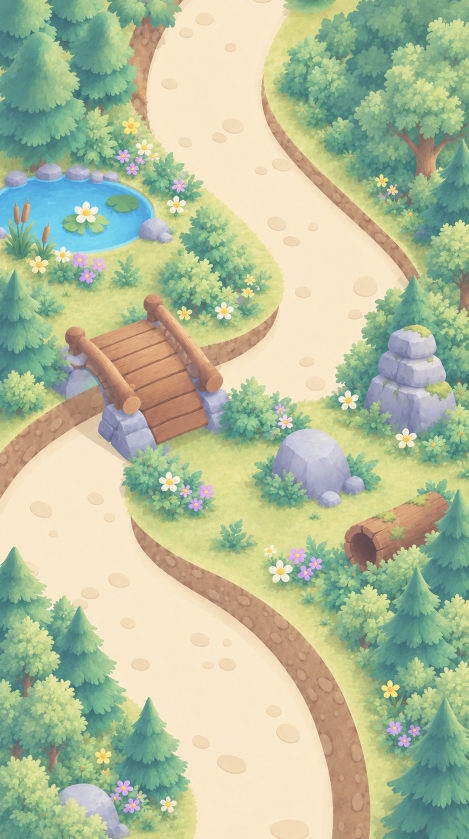
#> input picture tools/scene-trace/A.png, 937 x 1678 px (shown at 1/2 size)
$ python classmap.py ../A.png out.png
#> lines starting #> are read from the running program, lines starting #| are printed output that depends on the picture; after the words box and inside, x2 and y2 are one past the last pixel; in counts of white or black regions, pixels touching at a corner belong together
### tools/scene-trace/i2s/metrics.py
import numpy as np
from PIL import Image
from skimage.metrics import structural_similarity


def load(path, size=None):
#> called with path = '../A.png'
    im = Image.open(path).convert('RGB')
#> im is the input picture: PIL image 937x1678 RGB; mean R, G, B 178.2, 190.1, 156.3
    if size and im.size != size:
        im = im.resize(size, Image.LANCZOS)
    return np.asarray(im).astype(np.float64)


def luma(a):
    return a[..., 0] * 0.299 + a[..., 1] * 0.587 + a[..., 2] * 0.114


# [13 lines left out: functions ssim_map, scores, not called in this run]


def fmt(d):
    return (f"SSIM(luma) {d['ssim']:.4f}  SSIM(RGB) {d['ssim_rgb']:.4f}  "
            f"MAE R/G/B {d['mae'][0]:.2f}/{d['mae'][1]:.2f}/{d['mae'][2]:.2f}")

### tools/image2swiftui/colors.py
import numpy as np
import cv2


def to_lab(rgb):
    u8 = np.clip(rgb, 0, 255).astype(np.uint8)
    lab = cv2.cvtColor(u8, cv2.COLOR_RGB2LAB).astype(float)
    lab[..., 0] *= 100 / 255
    lab[..., 1:] -= 128
    return lab


def to_hsv(rgb):
    u8 = np.clip(rgb, 0, 255).astype(np.uint8)
    hsv = cv2.cvtColor(u8, cv2.COLOR_RGB2HSV_FULL).astype(float)
    return hsv[..., 0] * 360 / 256, hsv[..., 1] / 255, hsv[..., 2] / 255

### tools/scene-trace/i2s/masks.py
"""Colour-class masks for the A/B scenes: the cream path and the brown earth banks along it."""
import os
import numpy as np
from scipy import ndimage as ndi
from colors import to_lab

# Input pixels per design unit (2 for the 2x upscaled sources); pixel sizes and morphology radii scale with it.
PX = float(os.environ.get("INPUT_SCALE", 1))


def path_mask(ref):
    lab = to_lab(ref)
    L, A, B = lab[..., 0], lab[..., 1], lab[..., 2]
    cream = (L > 80) & (A > -6) & (A < 12) & (B > 6) & (B < 32)
    cream = ndi.binary_opening(cream, iterations=round(2 * PX))
    lbl, n = ndi.label(cream)
    sizes = ndi.sum(cream, lbl, range(1, n + 1))
    path = np.isin(lbl, 1 + np.nonzero(sizes > 20000 * PX * PX)[0])
    return ndi.binary_fill_holes(path)


def border_mask(ref):
    """Brown earth banks: large brown components that touch the path."""
    lab = to_lab(ref)
    L, A, B = lab[..., 0], lab[..., 1], lab[..., 2]
    brown = (L > 28) & (L < 72) & (A > 5) & (A < 30) & (B > 8) & (B < 42)
    brown = ndi.binary_opening(brown, iterations=round(PX))
    lbl, n = ndi.label(brown)
    sizes = ndi.sum(brown, lbl, range(1, n + 1))
    near = ndi.binary_dilation(path_mask(ref), iterations=round(6 * PX))
    touch = ndi.sum(near, lbl, range(1, n + 1))
    border = np.isin(lbl, 1 + np.nonzero((sizes > 3000 * PX * PX) & (touch > 50 * PX * PX))[0])
    border = ndi.binary_closing(border, iterations=round(3 * PX))
    return ndi.binary_fill_holes(border) & ~path_mask(ref)

### tools/scene-trace/i2s/hf_groups.py
"""Named layers for the A/B home-screen scenes, assigned automatically from colour classes (no hand-placed regions).
Listed back to front (this is the z-order). Adapted from the forest version (semantic.py ROI table x colour class)."""
import numpy as np
from scipy import ndimage as ndi
from colors import to_lab, to_hsv
from masks import path_mask, border_mask, PX

GROUPS = ['meadow', 'pathEdges', 'path', 'water', 'rocks', 'wood', 'foliage', 'conifers', 'accents', 'flowers']


def flower_mask(ref):
    """Daisies (white petals with a yellow centre), purple and yellow flowers: small compact colour blobs."""
    h, s, v = to_hsv(ref)
    lab = to_lab(ref)
    purple = (h > 260) & (h < 325) & (s > 0.25) & (v > 0.45)
    yellow = (h > 40) & (h < 62) & (s > 0.45) & (v > 0.8)
    white = (lab[..., 0] > 88) & (np.hypot(lab[..., 1], lab[..., 2]) < 12)
    m = ndi.binary_closing(purple | yellow | white, iterations=1)
    lbl, n = ndi.label(m)
    keep = np.zeros(n + 1, bool)
    for i, sl in enumerate(ndi.find_objects(lbl), 1):
        comp = lbl[sl] == i
        a = comp.sum()
        if a < 40 * PX * PX or a > 4000 * PX * PX:
            continue
        fy = (yellow[sl] & comp).sum() / a
        fp = (purple[sl] & comp).sum() / a
        fw = (white[sl] & comp).sum() / a
        if fp > 0.5 or (fy > 0.08 and fw > 0.3) or fy > 0.6:
            keep[i] = True
    return ndi.binary_dilation(keep[lbl], iterations=round(PX))


def classify(L, a, b):
    hue = np.degrees(np.arctan2(b, a)) % 360
    chroma = np.hypot(a, b)
    if a > 22 and L < 75:
        return 'accents'                      # red mushroom caps, lantern glow
    if b < -9 and a < -2 and L > 55 and np.hypot(a, b) > 14:
        return 'water'
    if chroma < 14 and b < 4 and 40 < L < 90:
        return 'rocks'                        # lavender-grey stone
    if a > 4 and b > 8 and L < 72:
        return 'wood'
    if a < -3 or (90 < hue < 200 and chroma > 10):
        if L < 52 and hue > 140:
            return 'conifers'
        if L < 72:
            return 'foliage'
        return 'meadow'
    return 'meadow'


def assign(ref, fine, border):
    """Layer index (into GROUPS) of every fine region."""
    lab = to_lab(ref)
    n = fine.max() + 1
    f = fine.ravel()
    cnt = np.maximum(np.bincount(f, minlength=n), 1).astype(float)
    mean = np.stack([np.bincount(f, weights=lab[..., k].ravel(), minlength=n) for k in range(3)], 1) / cnt[:, None]
    frac = lambda m: np.bincount(f, weights=m.ravel().astype(float), minlength=n) / cnt
    pf, bf, ff = frac(path_mask(ref)), frac(border), frac(flower_mask(ref))
    G = {g: i for i, g in enumerate(GROUPS)}
    out = np.zeros(n, int)
    for i in range(n):
        if ff[i] > 0.5:
            g = 'flowers'
        elif pf[i] > 0.5:
            g = 'path'
        elif bf[i] > 0.5:
            g = 'pathEdges'
        else:
            g = classify(*mean[i])
        out[i] = G[g]
    return out

### tools/scene-trace/i2s/classmap.py
"""Preview of the layer assignment: python classmap.py IMAGE OUT.png"""
import sys, numpy as np
from PIL import Image
from skimage.segmentation import felzenszwalb
from hf_groups import GROUPS, assign
from masks import border_mask
from metrics import load
ref = load(sys.argv[1])
fine = felzenszwalb(ref.astype(np.uint8), scale=5, sigma=0.3, min_size=3)
g = assign(ref, fine, border_mask(ref))[fine]
#> in border_mask, `brown = (L > 28) & (L < 72) & (A > 5) & (A < 30) & (B > 8) & (B < 42)`:
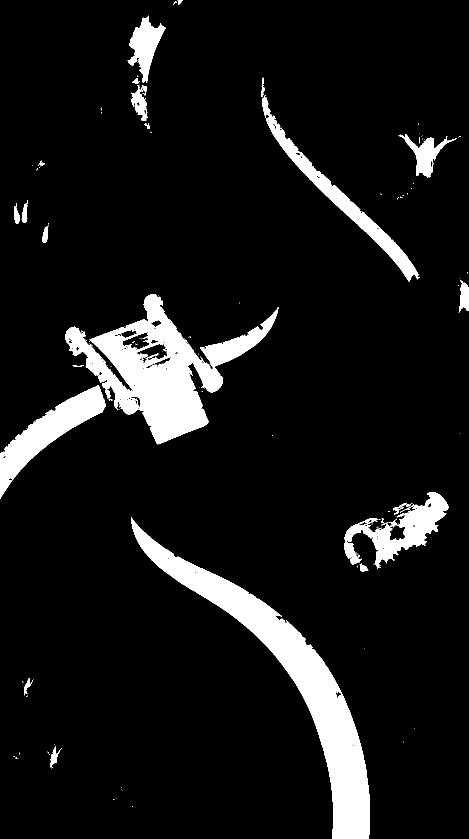
#> brown: shape (1678, 937) bool (shown at 1/2 size); 8.9% white; 148 white regions (123 under 20 px), largest, box (x1, y1, x2, y2) and area: (262, 1034, 740, 1678) 49215, (131, 588, 557, 889) 43614, (0, 771, 212, 998) 13686
#> in border_mask, `lbl, n = ndi.label(brown)`:
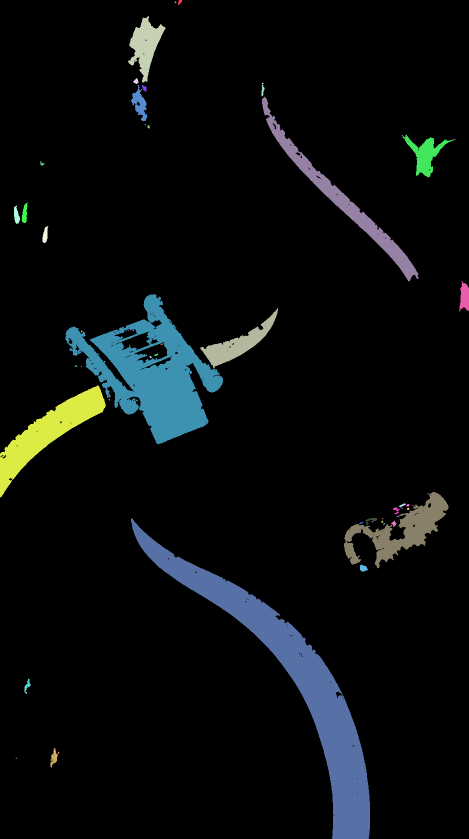
#> lbl: shape (1678, 937) int32 (shown at 1/2 size); 59 distinct labels, from 0 to 58; one colour per label, 0 black
#> in border_mask, `lbl, n = ndi.label(brown)`: n = 58
#> in border_mask, `sizes = ndi.sum(brown, lbl, range(1, n + 1))`: sizes = 58 values, max 49164 at index 44, min 5 at index 7, mean 2392.5
#> in path_mask, `lbl, n = ndi.label(cream)`:
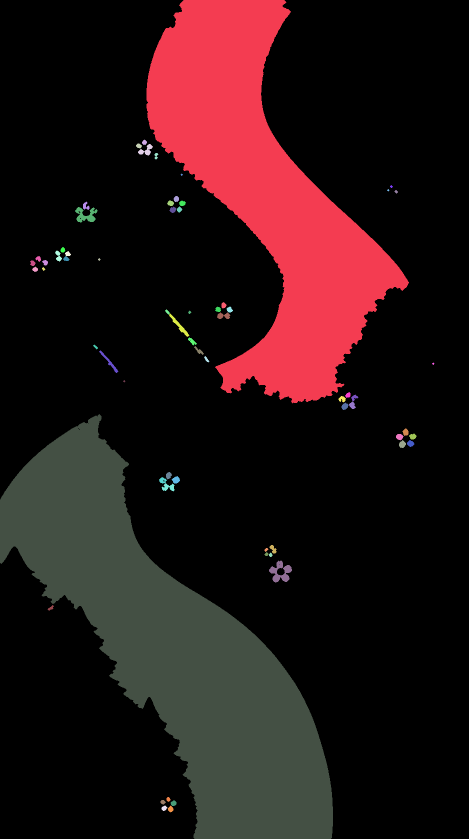
#> lbl: shape (1678, 937) int32 (shown at 1/2 size); 67 distinct labels, from 0 to 66; one colour per label, 0 black
#> in path_mask, `lbl, n = ndi.label(cream)`: n = 66
#> in path_mask, `sizes = ndi.sum(cream, lbl, range(1, n + 1))`: sizes = 66 values, max 224705 at index 45, min 13 at index 5, mean 6186.2
#> in border_mask, `near = ndi.binary_dilation(path_mask(ref), iterations=round(6 * PX))`:
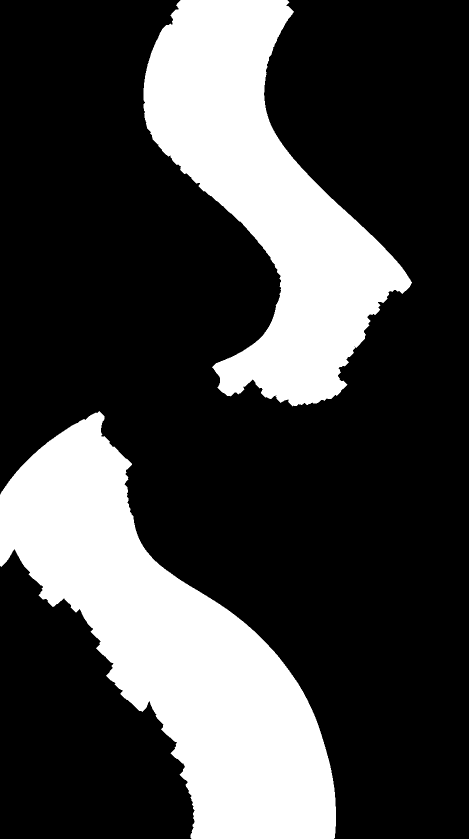
#> near: shape (1678, 937) bool (shown at 1/2 size); 27% white; 2 white regions, box (x1, y1, x2, y2) and area: (0, 822, 672, 1678) 236585, (287, 0, 824, 813) 188425
#> in border_mask, `touch = ndi.sum(near, lbl, range(1, n + 1))`: touch = 58 values, max 3935 at index 44, min 0 at index 1, mean 158.3
#> in assign, `n = fine.max() + 1`: n = 119311
#> in flower_mask, `lbl, n = ndi.label(m)`: n = 247
#> the loop in flower_mask, `for i, sl in enumerate(ndi.find_objects(lbl), 1):` made 247 passes
#> (a, fy, fp, fw) on passes 2, 5, 9: (429, 0.963, 0, 0), (233, 0.395, 0, 0.485), (75, 0.28, 0.507, 0)
#> in flower_mask, `return ndi.binary_dilation(keep[lbl], iterations=round(PX))`:
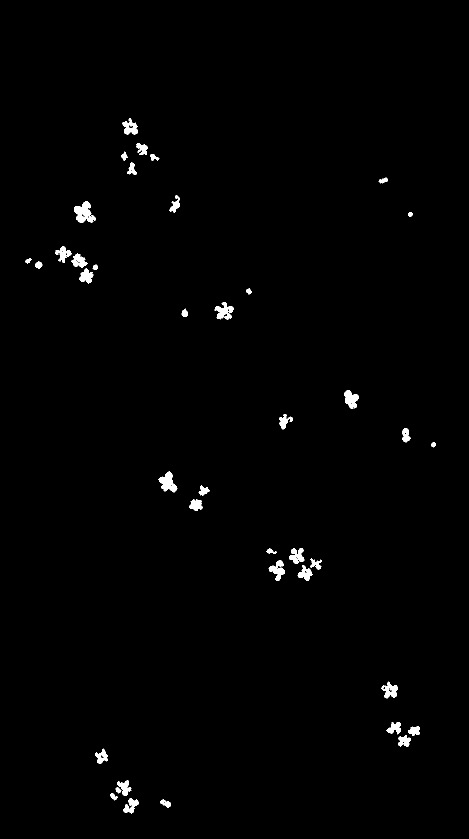
#> returned value: shape (1678, 937) bool (shown at 1/2 size); 0.9% white; 40 white regions, largest, box (x1, y1, x2, y2) and area: (148, 402, 192, 445) 1057, (317, 943, 355, 985) 831, (429, 604, 468, 639) 715
#> the loop in assign, `for i in range(n):` made 119311 passes
#> (hue in classify, chroma in classify, g) on passes 1 to 8: (181.6, 20.38, 'foliage'), (179.8, 21.64, 'foliage'), (182.1, 21.42, 'foliage'), (180, 22, 'foliage'), (180.5, 21.9, 'foliage'), (176.9, 22.43, 'foliage'), (171.3, 22.83, 'foliage'), (168, 23.1, 'foliage')
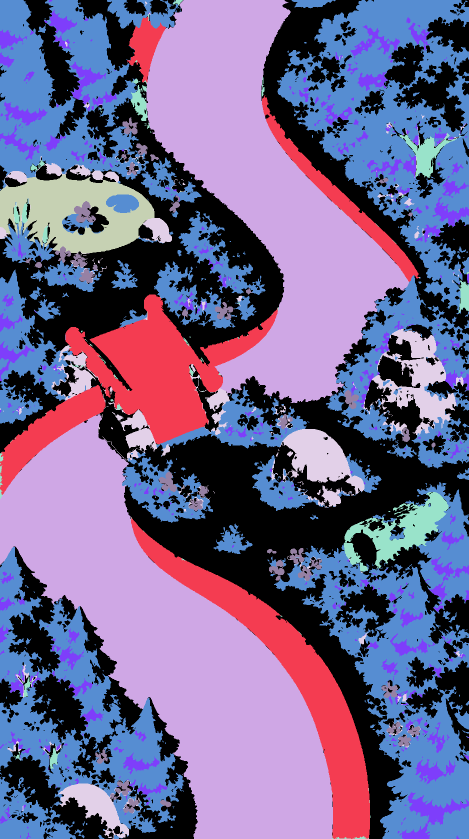
#> g: shape (1678, 937) int64 (shown at 1/2 size); 10 distinct labels, from 0 to 9; one colour per label, 0 black
pal = np.array([(225, 235, 170), (150, 90, 50), (255, 240, 210), (60, 150, 255), (150, 140, 200), (110, 60, 20),
                (60, 200, 60), (0, 90, 70), (255, 0, 0), (255, 0, 255)], float)
vis = (pal[g] * 0.7 + ref * 0.3).astype(np.uint8)
Image.fromarray(vis).resize((ref.shape[1] // 2, ref.shape[0] // 2)).save(sys.argv[2])
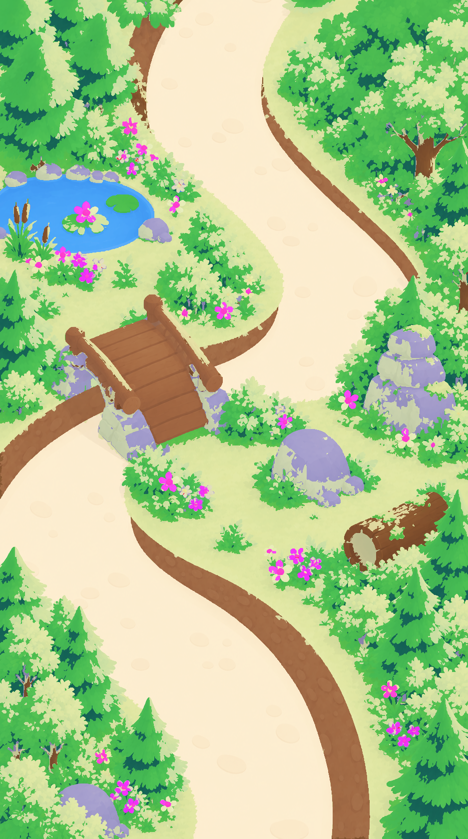
#> saved as out.png: PIL image 468x839 RGB; mean R, G, B 171.3, 197.7, 144
print({n: round(float((g == i).mean()), 3) for i, n in enumerate(GROUPS)})
#| {'meadow': 0.296, 'pathEdges': 0.08, 'path': 0.255, 'water': 0.018, 'rocks': 0.032, 'wood': 0.013, 'foliage': 0.264, 'conifers': 0.033, 'accents': 0.0, 'flowers': 0.009}

$ run again, on tools/scene-trace/B_seam.png
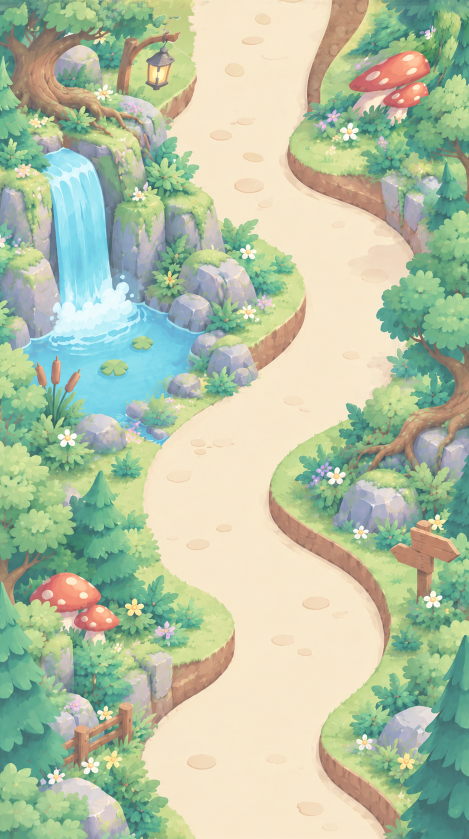
#> input picture tools/scene-trace/B_seam.png, 937 x 1678 px (shown at 1/2 size)
#> in load, im is the input picture: PIL image 937x1678 RGB; mean R, G, B 179.9, 194.7, 165.3
#> in border_mask, `lbl, n = ndi.label(brown)`: n = 94
#> in border_mask, `sizes = ndi.sum(brown, lbl, range(1, n + 1))`: sizes = 94 values, max 11181 at index 73, min 5 at index 7, mean 1014.7
#> in path_mask, `lbl, n = ndi.label(cream)`: n = 167
#> in path_mask, `sizes = ndi.sum(cream, lbl, range(1, n + 1))`: sizes = 167 values, max 460380 at index 0, min 13 at index 2, mean 2824
#> path: shape (1678, 937) bool; 29.3% white; 1 white region, box (x1, y1, x2, y2) and area: (282, 0, 827, 1678) 460380
#> in border_mask, `near = ndi.binary_dilation(path_mask(ref), iterations=round(6 * PX))`:
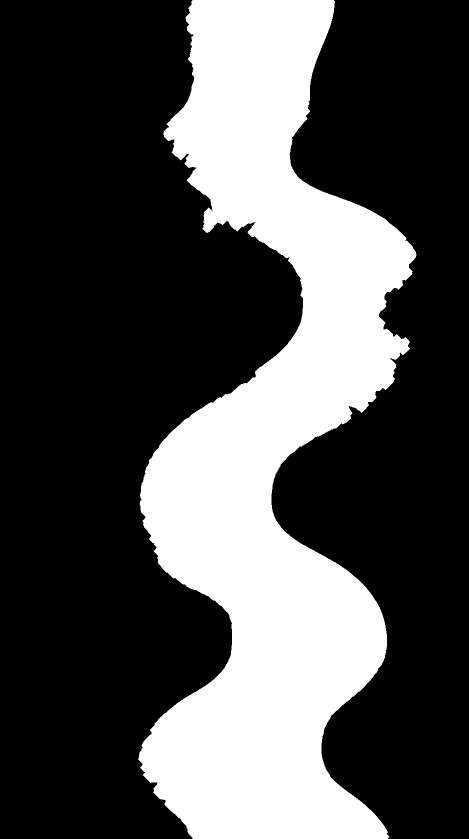
#> near: shape (1678, 937) bool (shown at 1/2 size); 30.9% white; 1 white region, box (x1, y1, x2, y2) and area: (276, 0, 833, 1678) 486570
#> touch = 94 values, max 2059 at index 73, min 0 at index 1, mean 86.5
#> in assign, `n = fine.max() + 1`: n = 122663
#> purple: shape (1678, 937) bool; 0.01% white; 12 white regions (10 under 20 px), largest, box (x1, y1, x2, y2) and area: (643, 931, 648, 938) 29, (643, 944, 648, 951) 24
#> yellow: shape (1678, 937) bool; 0.02% white in thin lines or dots, all inside (x1, y1, x2, y2) = (71, 134, 897, 1553)
#> white: shape (1678, 937) bool; 1.4% white; 427 white regions (326 under 20 px), largest, box (x1, y1, x2, y2) and area: (105, 564, 264, 666) 8036, (102, 324, 190, 387) 1357, (181, 1591, 232, 1636) 833
#> m: shape (1678, 937) bool; 1.4% white; 414 white regions (314 under 20 px), largest, box (x1, y1, x2, y2) and area: (105, 564, 264, 666) 8170, (102, 324, 190, 387) 1393, (181, 1591, 232, 1636) 857
#> in flower_mask, `lbl, n = ndi.label(m)`: n = 574
#> the loop in flower_mask, `for i, sl in enumerate(ndi.find_objects(lbl), 1):` made 574 passes
#> (comp, a) on passes 1 to 3: ([[True, True]], 2), ([True, True, True], 3), ([True], 1)
#> the loop in assign, `for i in range(n):` made 122663 passes
#> (hue in classify, chroma in classify, g) on passes 1 to 8: (159.7, 21.59, 'foliage'), (154.9, 23.56, 'foliage'), (160.2, 22.77, 'foliage'), (164.8, 21.68, 'foliage'), (168.8, 24.18, 'foliage'), (169.7, 22.77, 'foliage'), (169.3, 23.1, 'foliage'), (172.3, 22.4, 'foliage')
#> `Image.fromarray(vis).resize((ref.shape[1] // 2, ref.shape[0] // 2)).sa..`:
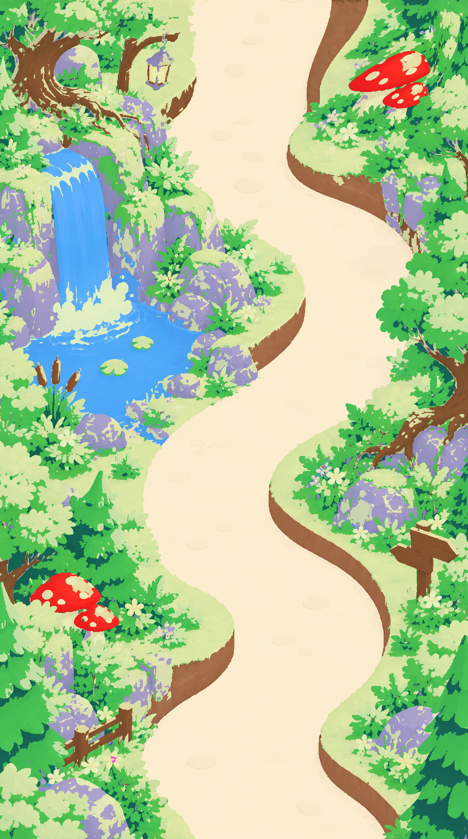
#> saved as out.png: PIL image 468x839 RGB; mean R, G, B 175.4, 198.3, 155.5
#| {'meadow': 0.278, 'pathEdges': 0.034, 'path': 0.293, 'water': 0.047, 'rocks': 0.073, 'wood': 0.033, 'foliage': 0.197, 'conifers': 0.035, 'accents': 0.01, 'flowers': 0.0}
